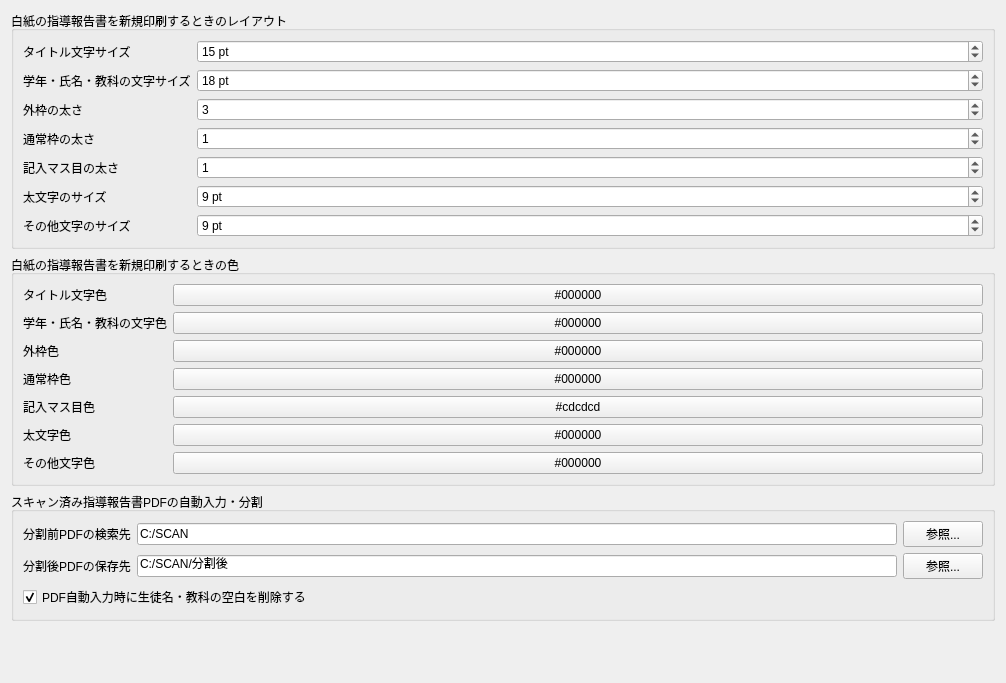
         <widget class="QWidget" name="guidanceReportScrollAreaContents">
          <property name="geometry">
           <rect>
            <x>0</x>
            <y>0</y>
            <width>1006</width>
            <height>683</height>
           </rect>
          </property>
          <layout class="QVBoxLayout" name="guidanceReportContentsLayout">
           <item>
            <widget class="QGroupBox" name="guidanceReportPrintLayoutGroupBox">
             <property name="toolTip">
              <string>「指導報告書の印刷」で白紙様式を生成する場合だけに影響します。スキャン済みPDFへの自動入力・分割には影響しません。</string>
             </property>
             <property name="title">
              <string>白紙の指導報告書を新規印刷するときのレイアウト</string>
             </property>
             <layout class="QFormLayout" name="guidanceReportPrintLayoutFormLayout">
              <item row="0" column="0">
               <widget class="QLabel" name="guidanceReportTitleFontPointSizeLabel">
                <property name="text">
                 <string>タイトル文字サイズ</string>
                </property>
               </widget>
              </item>
              <item row="0" column="1">
               <widget class="QSpinBox" name="guidanceReportTitleFontPointSizeSpinBox">
                <property name="toolTip">
                 <string>白紙の指導報告書を新規印刷するときの「指導報告書」タイトル文字サイズです。
デフォルト値: 15 pt</string>
                </property>
                <property name="suffix">
                 <string> pt</string>
                </property>
                <property name="minimum">
                 <number>5</number>
                </property>
                <property name="maximum">
                 <number>72</number>
                </property>
                <property name="value">
                 <number>15</number>
                </property>
               </widget>
              </item>
              <item row="1" column="0">
               <widget class="QLabel" name="guidanceReportInfoFontPointSizeLabel">
                <property name="text">
                 <string>学年・氏名・教科の文字サイズ</string>
                </property>
               </widget>
              </item>
              <item row="1" column="1">
               <widget class="QSpinBox" name="guidanceReportInfoFontPointSizeSpinBox">
                <property name="toolTip">
                 <string>白紙の指導報告書を新規印刷するときの学年・氏名・教科欄の文字サイズです。
デフォルト値: 18 pt</string>
                </property>
                <property name="suffix">
                 <string> pt</string>
                </property>
                <property name="minimum">
                 <number>5</number>
                </property>
                <property name="maximum">
                 <number>72</number>
                </property>
                <property name="value">
                 <number>18</number>
                </property>
               </widget>
              </item>
              <item row="2" column="0">
               <widget class="QLabel" name="guidanceReportOuterLineWidthLabel">
                <property name="text">
                 <string>外枠の太さ</string>
                </property>
               </widget>
              </item>
              <item row="2" column="1">
               <widget class="QSpinBox" name="guidanceReportOuterLineWidthSpinBox">
                <property name="toolTip">
                 <string>白紙の指導報告書を新規印刷するときの外枠線の太さです。0にすると線を描きません。
デフォルト値: 3</string>
                </property>
                <property name="maximum">
                 <number>30</number>
                </property>
                <property name="value">
                 <number>3</number>
                </property>
               </widget>
              </item>
              <item row="3" column="0">
               <widget class="QLabel" name="guidanceReportLineWidthLabel">
                <property name="text">
                 <string>通常枠の太さ</string>
                </property>
               </widget>
              </item>
              <item row="3" column="1">
               <widget class="QSpinBox" name="guidanceReportLineWidthSpinBox">
                <property name="toolTip">
                 <string>白紙の指導報告書を新規印刷するときの通常枠線の太さです。0にすると線を描きません。
デフォルト値: 1</string>
                </property>
                <property name="maximum">
                 <number>30</number>
                </property>
                <property name="value">
                 <number>1</number>
                </property>
               </widget>
              </item>
              <item row="4" column="0">
               <widget class="QLabel" name="guidanceReportGridLineWidthLabel">
                <property name="text">
                 <string>記入マス目の太さ</string>
                </property>
               </widget>
              </item>
              <item row="4" column="1">
               <widget class="QSpinBox" name="guidanceReportGridLineWidthSpinBox">
                <property name="toolTip">
                 <string>白紙の指導報告書を新規印刷するときの記入用マス目線の太さです。0にすると線を描きません。
デフォルト値: 1</string>
                </property>
                <property name="maximum">
                 <number>30</number>
                </property>
                <property name="value">
                 <number>1</number>
                </property>
               </widget>
              </item>
              <item row="5" column="0">
               <widget class="QLabel" name="guidanceReportBoldFontPointSizeLabel">
                <property name="text">
                 <string>太文字のサイズ</string>
                </property>
               </widget>
              </item>
              <item row="5" column="1">
               <widget class="QSpinBox" name="guidanceReportBoldFontPointSizeSpinBox">
                <property name="toolTip">
                 <string>白紙の指導報告書を新規印刷するときの見出しなど太文字のサイズです。
デフォルト値: 9 pt</string>
                </property>
                <property name="suffix">
                 <string> pt</string>
                </property>
                <property name="minimum">
                 <number>5</number>
                </property>
                <property name="maximum">
                 <number>72</number>
                </property>
                <property name="value">
                 <number>9</number>
                </property>
               </widget>
              </item>
              <item row="6" column="0">
               <widget class="QLabel" name="guidanceReportTextFontPointSizeLabel">
                <property name="text">
                 <string>その他文字のサイズ</string>
                </property>
               </widget>
              </item>
              <item row="6" column="1">
               <widget class="QSpinBox" name="guidanceReportTextFontPointSizeSpinBox">
                <property name="toolTip">
                 <string>白紙の指導報告書を新規印刷するときの通常文字サイズです。
デフォルト値: 9 pt</string>
                </property>
                <property name="suffix">
                 <string> pt</string>
                </property>
                <property name="minimum">
                 <number>5</number>
                </property>
                <property name="maximum">
                 <number>72</number>
                </property>
                <property name="value">
                 <number>9</number>
                </property>
               </widget>
              </item>
             </layout>
            </widget>
           </item>
           <item>
            <widget class="QGroupBox" name="guidanceReportPrintColorsGroupBox">
             <property name="title">
              <string>白紙の指導報告書を新規印刷するときの色</string>
             </property>
             <layout class="QFormLayout" name="guidanceReportPrintColorsFormLayout">
              <item row="0" column="0">
               <widget class="QLabel" name="guidanceReportTitleColorLabel">
                <property name="text">
                 <string>タイトル文字色</string>
                </property>
               </widget>
              </item>
              <item row="0" column="1">
               <widget class="QPushButton" name="guidanceReportTitleColorButton">
                <property name="toolTip">
                 <string>白紙の指導報告書を新規印刷するときのタイトル文字色です。
デフォルト値: #000000</string>
                </property>
                <property name="text">
                 <string>#000000</string>
                </property>
               </widget>
              </item>
              <item row="1" column="0">
               <widget class="QLabel" name="guidanceReportInfoColorLabel">
                <property name="text">
                 <string>学年・氏名・教科の文字色</string>
                </property>
               </widget>
              </item>
              <item row="1" column="1">
               <widget class="QPushButton" name="guidanceReportInfoColorButton">
                <property name="toolTip">
                 <string>白紙の指導報告書を新規印刷するときの学年・氏名・教科欄の文字色です。
デフォルト値: #000000</string>
                </property>
                <property name="text">
                 <string>#000000</string>
                </property>
               </widget>
              </item>
              <item row="2" column="0">
               <widget class="QLabel" name="guidanceReportOuterLineColorLabel">
                <property name="text">
                 <string>外枠色</string>
                </property>
               </widget>
              </item>
              <item row="2" column="1">
               <widget class="QPushButton" name="guidanceReportOuterLineColorButton">
                <property name="toolTip">
                 <string>白紙の指導報告書を新規印刷するときの外枠線色です。
デフォルト値: #000000</string>
                </property>
                <property name="text">
                 <string>#000000</string>
                </property>
               </widget>
              </item>
              <item row="3" column="0">
               <widget class="QLabel" name="guidanceReportLineColorLabel">
                <property name="text">
                 <string>通常枠色</string>
                </property>
               </widget>
              </item>
              <item row="3" column="1">
               <widget class="QPushButton" name="guidanceReportLineColorButton">
                <property name="toolTip">
                 <string>白紙の指導報告書を新規印刷するときの通常枠線色です。
デフォルト値: #000000</string>
                </property>
                <property name="text">
                 <string>#000000</string>
                </property>
               </widget>
              </item>
              <item row="4" column="0">
               <widget class="QLabel" name="guidanceReportGridLineColorLabel">
                <property name="text">
                 <string>記入マス目色</string>
                </property>
               </widget>
              </item>
              <item row="4" column="1">
               <widget class="QPushButton" name="guidanceReportGridLineColorButton">
                <property name="toolTip">
                 <string>白紙の指導報告書を新規印刷するときの記入用マス目線色です。
デフォルト値: #cdcdcd</string>
                </property>
                <property name="text">
                 <string>#cdcdcd</string>
                </property>
               </widget>
              </item>
              <item row="5" column="0">
               <widget class="QLabel" name="guidanceReportBoldTextColorLabel">
                <property name="text">
                 <string>太文字色</string>
                </property>
               </widget>
              </item>
              <item row="5" column="1">
               <widget class="QPushButton" name="guidanceReportBoldTextColorButton">
                <property name="toolTip">
                 <string>白紙の指導報告書を新規印刷するときの見出しなど太文字の色です。
デフォルト値: #000000</string>
                </property>
                <property name="text">
                 <string>#000000</string>
                </property>
               </widget>
              </item>
              <item row="6" column="0">
               <widget class="QLabel" name="guidanceReportTextColorLabel">
                <property name="text">
                 <string>その他文字色</string>
                </property>
               </widget>
              </item>
              <item row="6" column="1">
               <widget class="QPushButton" name="guidanceReportTextColorButton">
                <property name="toolTip">
                 <string>白紙の指導報告書を新規印刷するときの通常文字色です。
デフォルト値: #000000</string>
                </property>
                <property name="text">
                 <string>#000000</string>
                </property>
               </widget>
              </item>
             </layout>
            </widget>
           </item>
           <item>
            <widget class="QGroupBox" name="guidanceReportPdfWorkflowGroupBox">
             <property name="toolTip">
              <string>メイン画面の「指導報告書PDF」タブで既存PDFを開き、自動入力・分割保存するときだけに影響します。白紙様式の新規印刷には影響しません。</string>
             </property>
             <property name="title">
              <string>スキャン済み指導報告書PDFの自動入力・分割</string>
             </property>
             <layout class="QFormLayout" name="guidanceReportPdfWorkflowFormLayout">
              <item row="0" column="0">
               <widget class="QLabel" name="guidanceReportPdfDirLabel">
                <property name="text">
                 <string>分割前PDFの検索先</string>
                </property>
               </widget>
              </item>
              <item row="0" column="1">
               <layout class="QHBoxLayout" name="guidanceReportPdfDirLayout">
                <item>
                 <widget class="QLineEdit" name="guidanceReportPdfDirLineEdit">
                  <property name="toolTip">
                   <string>指導報告書PDFタブで、分割前のスキャン済みPDFを検索するフォルダです。
デフォルト値: C:/SCAN</string>
                  </property>
                  <property name="text">
                   <string>C:/SCAN</string>
                  </property>
                 </widget>
                </item>
                <item>
                 <widget class="QPushButton" name="guidanceReportPdfDirButton">
                  <property name="toolTip">
                   <string>分割前の指導報告書PDFを検索するフォルダを選択します。
デフォルト値: C:/SCAN</string>
                  </property>
                  <property name="text">
                   <string>参照...</string>
                  </property>
                 </widget>
                </item>
               </layout>
              </item>
              <item row="1" column="0">
               <widget class="QLabel" name="guidanceReportPdfOutputDirLabel">
                <property name="text">
                 <string>分割後PDFの保存先</string>
                </property>
               </widget>
              </item>
              <item row="1" column="1">
               <layout class="QHBoxLayout" name="guidanceReportPdfOutputDirLayout">
                <item>
                 <widget class="QLineEdit" name="guidanceReportPdfOutputDirLineEdit">
                  <property name="toolTip">
                   <string>指導報告書PDFタブで、ページ分割・名前変更したPDFを保存するフォルダです。
デフォルト値: C:/SCAN/分割後</string>
                  </property>
                  <property name="text">
                   <string>C:/SCAN/分割後</string>
                  </property>
                 </widget>
                </item>
                <item>
                 <widget class="QPushButton" name="guidanceReportPdfOutputDirButton">
                  <property name="toolTip">
                   <string>分割後の指導報告書PDFを保存するフォルダを選択します。
デフォルト値: C:/SCAN/分割後</string>
                  </property>
                  <property name="text">
                   <string>参照...</string>
                  </property>
                 </widget>
                </item>
               </layout>
              </item>
              <item row="2" column="0" colspan="2">
               <widget class="QCheckBox" name="guidanceReportPdfRemoveSpacesFromAutoInputCheckBox">
                <property name="toolTip">
                 <string>スキャン済みPDFへ生徒名・教科を自動入力するとき、半角・全角空白を取り除きます。
デフォルト値: オン</string>
                </property>
                <property name="text">
                 <string>PDF自動入力時に生徒名・教科の空白を削除する</string>
                </property>
                <property name="checked">
                 <bool>true</bool>
                </property>
               </widget>
              </item>
             </layout>
            </widget>
           </item>
           <item>
            <spacer name="guidanceReportSpacer">
             <property name="orientation">
              <enum>Qt::Orientation::Vertical</enum>
             </property>
             <property name="sizeHint" stdset="0">
              <size>
               <width>20</width>
               <height>20</height>
              </size>
             </property>
            </spacer>
           </item>
          </layout>
         </widget>
